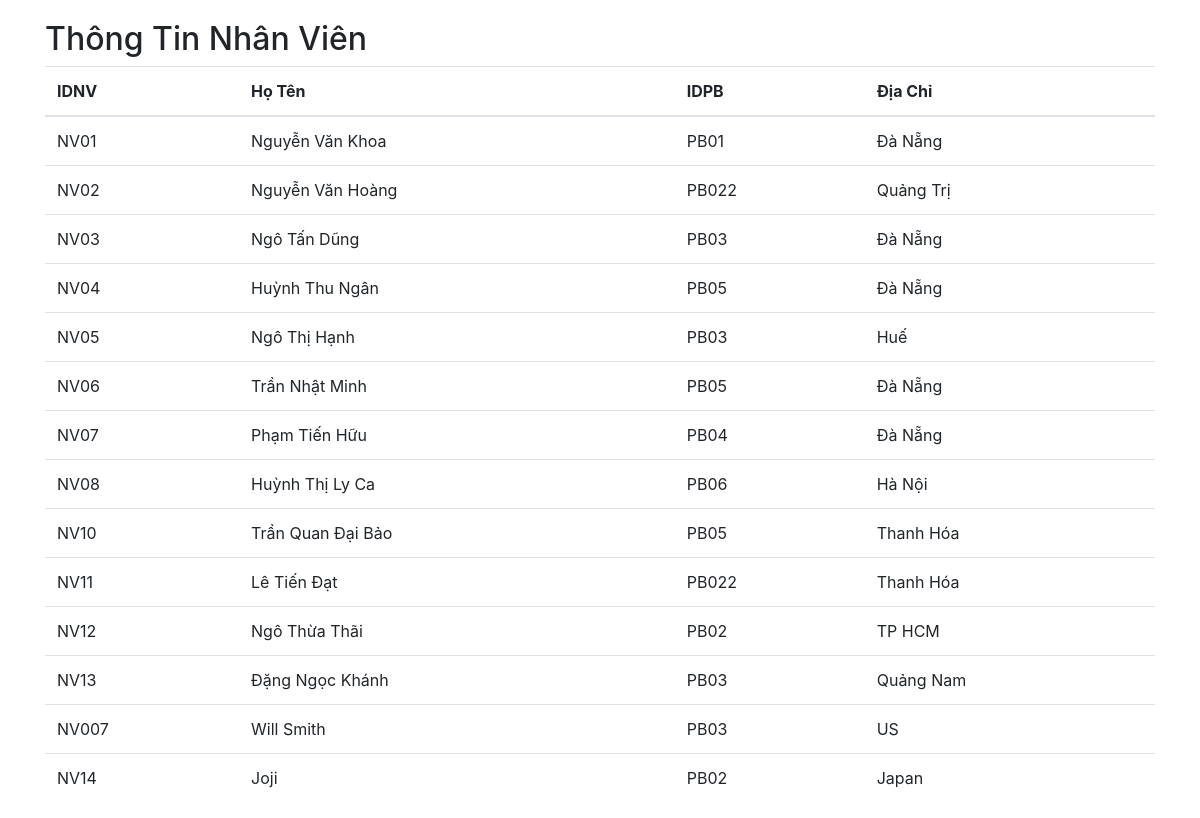
The page /Controller/C_NhanVien.php on the database its author committed.
### tables this page shows
CREATE TABLE `nhanvien`  (
  `ID` int NOT NULL AUTO_INCREMENT,
  `IDNV` varchar(50) NOT NULL,
  `HoTen` varchar(100) NOT NULL,
  `IDPB` varchar(50) NOT NULL,
  `DiaChi` varchar(50) NOT NULL,
  PRIMARY KEY (`ID`) USING BTREE,
  UNIQUE INDEX `IDNV`(`IDNV` ASC) USING BTREE,
  INDEX `IDPB`(`IDPB` ASC) USING BTREE,
  CONSTRAINT `nhanvien_ibfk_1` FOREIGN KEY (`IDPB`) REFERENCES `phongban` (`IDPB`) ON DELETE RESTRICT ON UPDATE RESTRICT
);

### Model/M_NhanVien.php (called while the page is built, shortened)
<?php
include_once("E_NhanVien.php");
class Model_NhanVien
{
    public function getAllNhanVien()
    {
        $link = new mysqli('localhost', 'root', '', 'dulieu999') or die('Could not connect: ' . $link->connect_error);
        mysqli_select_db($link, 'DULIEU999');
        $rs = mysqli_query($link, "SELECT * FROM NHANVIEN");
        $i = 1;
        while ($row = mysqli_fetch_array($rs)) {
            $IDNV = $row['IDNV'];
            $Hoten = $row['HoTen'];
            $IDPB = $row['IDPB'];
            $Diachi = $row['DiaChi'];
            $NhanViens[$i++] = new Entity_NhanVien($IDNV, $Hoten, $IDPB, $Diachi);
        }
        return $NhanViens;
    }
}

### Model/E_NhanVien.php (called while the page is built, shortened)
<?php
class Entity_NhanVien{
   public function __construct($_id, $_name, $_idpb, $_diachi)
   {
      $this->id = $_id;
      $this->name = $_name;
      $this->idpb = $_idpb;
      $this->diachi = $_diachi;
   }
}

### View/XemthongtinNV.php (the view, shortened to what this page needs)
<!DOCTYPE html>
<html lang="en">
<head>
   <link rel="stylesheet" href="https://cdn.jsdelivr.net/npm/bootstrap@4.6.1/dist/css/bootstrap.min.css">
</head>
<body>
   <div class="container">
      <h2 class="title">Thông Tin Nhân Viên</h2>
      <table class="table table-hover">
         <thead>
            <tr>
               <th>IDNV</th>
               <th>Họ Tên</th>
               <th>IDPB</th>
               <th>Địa Chỉ</th>
            </tr>
         </thead>
         <tbody>
            <?php
            foreach ($nhanVienList as $nhanvien) {
            ?>
               <tr>
                  <td>
                     <?php echo $nhanvien->id ?>
                  </td>
                  <td>
                     <?php echo $nhanvien->name ?>
                  </td>
                  <td>
                     <?php echo $nhanvien->idpb ?>
                  </td>
                  <td>
                     <?php echo $nhanvien->diachi ?>
                  </td>
               </tr>
            <?php
            }
            ?>
         </tbody>
      </table>
   </div>
</body>
</html>

### Controller/C_NhanVien.php (shortened to what this page needs)
<?php
include_once("../Model/M_NhanVien.php");
class Ctrl_NhanVien
{
    public function __invoke()
    {
        if (isset($_GET['sidnvpb'])) {
            $modelNhanVien = new Model_NhanVien();
            $nhanvienList = $modelNhanVien->getNhanVienPhongBan($_GET['sidnvpb']);
            include_once("../View/XemthongtinNVPB.php");
        }
        else if (isset($_GET['mod4'])) {
            include_once("../View/timkiemNV.php");
        }
        else if (isset($_POST['btnTimkiemNV'])) {
            $option = $_POST['optionSearch'];
            $searchValue = $_POST['search'];
            $modelNV = new Model_NhanVien();
            $nhanVienList = $modelNV->searchNhanVien($option, $searchValue);
            include_once("../View/XemthongtinNV.php");
        }
        else if(isset($_GET['mod6'])){
            $phongban = new Model_PhongBan();
            $phongbanList = $phongban->getAllPhongBanID();
            include_once("../View/themNV.php");
        }
        else if(isset($_GET['mod8'])){
            $modelNhanVien = new Model_NhanVien();
            $nhanVienList = $modelNhanVien->getAllNhanVien();
            include_once("../View/form_suaNV.php");
        }
        else if (isset($_GET['mod10'])){
            $modelNV = new Model_NhanVien();
            $nhanVienList = $modelNV->getAllNhanVien();
            include_once("../View/XoaNV.php");
        }
        else {
            $modelNV = new Model_NhanVien();
            $nhanVienList = $modelNV->getAllNhanVien();
            include_once("../View/XemthongtinNV.php");
        }
    }
};
$C_NhanVien = new Ctrl_NhanVien();
$C_NhanVien->__invoke();

### View/XemthongtinNV.php (style rules this page uses)
.title { margin-top: 20px; }

### rows shown on the page
nhanvien: IDNV "NV01", HoTen "Nguyễn Văn Khoa", IDPB "PB01", DiaChi "Đà Nẵng"
nhanvien: IDNV "NV02", HoTen "Nguyễn Văn Hoàng", IDPB "PB022", DiaChi "Quảng Trị"
nhanvien: IDNV "NV03", HoTen "Ngô Tấn Dũng", IDPB "PB03", DiaChi "Đà Nẵng"
nhanvien: IDNV "NV04", HoTen "Huỳnh Thu Ngân", IDPB "PB05", DiaChi "Đà Nẵng"
nhanvien: IDNV "NV05", HoTen "Ngô Thị Hạnh", IDPB "PB03", DiaChi "Huế"
nhanvien: IDNV "NV06", HoTen "Trần Nhật Minh", IDPB "PB05", DiaChi "Đà Nẵng"
nhanvien: IDNV "NV07", HoTen "Phạm Tiến Hữu", IDPB "PB04", DiaChi "Đà Nẵng"
nhanvien: IDNV "NV08", HoTen "Huỳnh Thị Ly Ca", IDPB "PB06", DiaChi "Hà Nội"
nhanvien: IDNV "NV10", HoTen "Trần Quan Đại Bảo", IDPB "PB05", DiaChi "Thanh Hóa"
nhanvien: IDNV "NV11", HoTen "Lê Tiến Đạt", IDPB "PB022", DiaChi "Thanh Hóa"
nhanvien: IDNV "NV12", HoTen "Ngô Thừa Thãi", IDPB "PB02", DiaChi "TP HCM"
nhanvien: IDNV "NV13", HoTen "Đặng Ngọc Khánh", IDPB "PB03", DiaChi "Quảng Nam"
nhanvien: IDNV "NV007", HoTen "Will Smith", IDPB "PB03", DiaChi "US"
nhanvien: IDNV "NV14", HoTen "Joji", IDPB "PB02", DiaChi "Japan"
